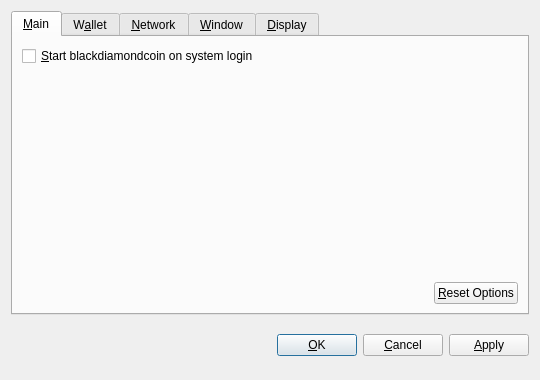
<?xml version="1.0" encoding="UTF-8"?>
<ui version="4.0">
 <class>OptionsDialog</class>
 <widget class="QDialog" name="OptionsDialog">
  <property name="geometry">
   <rect>
    <x>0</x>
    <y>0</y>
    <width>540</width>
    <height>380</height>
   </rect>
  </property>
  <property name="windowTitle">
   <string>Options</string>
  </property>
  <property name="modal">
   <bool>true</bool>
  </property>
  <layout class="QVBoxLayout" name="verticalLayout">
   <item>
    <widget class="QTabWidget" name="tabWidget">
     <property name="tabPosition">
      <enum>QTabWidget::North</enum>
     </property>
     <property name="currentIndex">
      <number>0</number>
     </property>
     <widget class="QWidget" name="tabMain">
      <attribute name="title">
       <string>&amp;Main</string>
      </attribute>
      <layout class="QVBoxLayout" name="verticalLayout_Main">
       <item>
        <widget class="QCheckBox" name="bitcoinAtStartup">
         <property name="toolTip">
          <string>Automatically start blackdiamondcoin after logging in to the system.</string>
         </property>
         <property name="text">
          <string>&amp;Start blackdiamondcoin on system login</string>
         </property>
        </widget>
       </item>
       <item>
        <spacer name="verticalSpacer_Main">
         <property name="orientation">
          <enum>Qt::Vertical</enum>
         </property>
         <property name="sizeHint" stdset="0">
          <size>
           <width>20</width>
           <height>40</height>
          </size>
         </property>
        </spacer>
       </item>
       <item>
        <layout class="QHBoxLayout" name="horizontalLayout_2_Main">
         <item>
          <spacer name="horizontalSpacer_2_Main">
           <property name="orientation">
            <enum>Qt::Horizontal</enum>
           </property>
           <property name="sizeHint" stdset="0">
            <size>
             <width>40</width>
             <height>20</height>
            </size>
           </property>
          </spacer>
         </item>
         <item>
          <widget class="QPushButton" name="resetButton">
           <property name="toolTip">
            <string>Reset all client options to default.</string>
           </property>
           <property name="text">
            <string>&amp;Reset Options</string>
           </property>
           <property name="autoDefault">
            <bool>false</bool>
           </property>
          </widget>
         </item>
        </layout>
       </item>
      </layout>
     </widget>
     <widget class="QWidget" name="tabWallet">
      <attribute name="title">
       <string>W&amp;allet</string>
      </attribute>
      <layout class="QVBoxLayout" name="verticalLayout_Network">
       <item>
        <widget class="QLabel" name="transactionFeeInfoLabel">
         <property name="text">
          <string>Optional transaction fee per kB that helps make sure your transactions are processed quickly. Most transactions are 1 kB.</string>
         </property>
         <property name="textFormat">
          <enum>Qt::PlainText</enum>
         </property>
         <property name="wordWrap">
          <bool>true</bool>
         </property>
        </widget>
       </item>
       <item>
        <layout class="QHBoxLayout" name="horizontalLayout_1_Main">
         <item>
          <widget class="QLabel" name="transactionFeeLabel">
           <property name="text">
            <string>Pay transaction &amp;fee</string>
           </property>
           <property name="textFormat">
            <enum>Qt::PlainText</enum>
           </property>
           <property name="buddy">
            <cstring>transactionFee</cstring>
           </property>
          </widget>
         </item>
         <item>
          <widget class="BitcoinAmountField" name="transactionFee"/>
         </item>
         <item>
          <spacer name="horizontalSpacer_1_Main">
           <property name="orientation">
            <enum>Qt::Horizontal</enum>
           </property>
           <property name="sizeHint" stdset="0">
            <size>
             <width>40</width>
             <height>20</height>
            </size>
           </property>
          </spacer>
         </item>
        </layout>
       </item>
       <item>
        <widget class="QLabel" name="label">
         <property name="text">
          <string>If you disable the spending of unconfirmed change, the change from a transaction cannot be used until that transaction has at least one confirmation. This also affects how your balance is computed.</string>
         </property>
         <property name="wordWrap">
          <bool>true</bool>
         </property>
        </widget>
       </item>
       <item>
        <widget class="QCheckBox" name="spendZeroConfChange">
         <property name="text">
          <string>Spend unconfirmed change  (experts only)</string>
         </property>
        </widget>
       </item>
       <item>
        <spacer name="verticalSpacer">
         <property name="orientation">
          <enum>Qt::Vertical</enum>
         </property>
         <property name="sizeHint" stdset="0">
          <size>
           <width>20</width>
           <height>40</height>
          </size>
         </property>
        </spacer>
       </item>
      </layout>
     </widget>
     <widget class="QWidget" name="tabNetwork">
      <attribute name="title">
       <string>&amp;Network</string>
      </attribute>
      <layout class="QVBoxLayout" name="verticalLayout_Network">
       <item>
        <widget class="QCheckBox" name="mapPortUpnp">
         <property name="toolTip">
          <string>Automatically open the blackdiamondcoin client port on the router. This only works when your router supports UPnP and it is enabled.</string>
         </property>
         <property name="text">
          <string>Map port using &amp;UPnP</string>
         </property>
        </widget>
       </item>
       <item>
        <widget class="QCheckBox" name="connectSocks">
         <property name="toolTip">
          <string>Connect to the blackdiamondcoin network through a SOCKS proxy (e.g. when connecting through Tor).</string>
         </property>
         <property name="text">
          <string>&amp;Connect through SOCKS proxy:</string>
         </property>
        </widget>
       </item>
       <item>
        <layout class="QHBoxLayout" name="horizontalLayout_Network">
         <item>
          <widget class="QLabel" name="proxyIpLabel">
           <property name="text">
            <string>Proxy &amp;IP:</string>
           </property>
           <property name="textFormat">
            <enum>Qt::PlainText</enum>
           </property>
           <property name="buddy">
            <cstring>proxyIp</cstring>
           </property>
          </widget>
         </item>
         <item>
          <widget class="QValidatedLineEdit" name="proxyIp">
           <property name="maximumSize">
            <size>
             <width>140</width>
             <height>16777215</height>
            </size>
           </property>
           <property name="toolTip">
            <string>IP address of the proxy (e.g. 127.0.0.1)</string>
           </property>
          </widget>
         </item>
         <item>
          <widget class="QLabel" name="proxyPortLabel">
           <property name="text">
            <string>&amp;Port:</string>
           </property>
           <property name="textFormat">
            <enum>Qt::PlainText</enum>
           </property>
           <property name="buddy">
            <cstring>proxyPort</cstring>
           </property>
          </widget>
         </item>
         <item>
          <widget class="QLineEdit" name="proxyPort">
           <property name="maximumSize">
            <size>
             <width>55</width>
             <height>16777215</height>
            </size>
           </property>
           <property name="toolTip">
            <string>Port of the proxy (e.g. 9050)</string>
           </property>
          </widget>
         </item>
         <item>
          <widget class="QLabel" name="socksVersionLabel">
           <property name="text">
            <string>SOCKS &amp;Version:</string>
           </property>
           <property name="textFormat">
            <enum>Qt::PlainText</enum>
           </property>
           <property name="buddy">
            <cstring>socksVersion</cstring>
           </property>
          </widget>
         </item>
         <item>
          <widget class="QValueComboBox" name="socksVersion">
           <property name="toolTip">
            <string>SOCKS version of the proxy (e.g. 5)</string>
           </property>
          </widget>
         </item>
         <item>
          <spacer name="horizontalSpacer_Network">
           <property name="orientation">
            <enum>Qt::Horizontal</enum>
           </property>
           <property name="sizeHint" stdset="0">
            <size>
             <width>40</width>
             <height>20</height>
            </size>
           </property>
          </spacer>
         </item>
        </layout>
       </item>
       <item>
        <spacer name="verticalSpacer_Network">
         <property name="orientation">
          <enum>Qt::Vertical</enum>
         </property>
         <property name="sizeHint" stdset="0">
          <size>
           <width>20</width>
           <height>40</height>
          </size>
         </property>
        </spacer>
       </item>
      </layout>
     </widget>
     <widget class="QWidget" name="tabWindow">
      <attribute name="title">
       <string>&amp;Window</string>
      </attribute>
      <layout class="QVBoxLayout" name="verticalLayout_Window">
       <item>
        <widget class="QCheckBox" name="minimizeToTray">
         <property name="toolTip">
          <string>Show only a tray icon after minimizing the window.</string>
         </property>
         <property name="text">
          <string>&amp;Minimize to the tray instead of the taskbar</string>
         </property>
        </widget>
       </item>
       <item>
        <widget class="QCheckBox" name="minimizeOnClose">
         <property name="toolTip">
          <string>Minimize instead of exit the application when the window is closed. When this option is enabled, the application will be closed only after selecting Quit in the menu.</string>
         </property>
         <property name="text">
          <string>M&amp;inimize on close</string>
         </property>
        </widget>
       </item>
       <item>
        <spacer name="verticalSpacer_Window">
         <property name="orientation">
          <enum>Qt::Vertical</enum>
         </property>
         <property name="sizeHint" stdset="0">
          <size>
           <width>20</width>
           <height>40</height>
          </size>
         </property>
        </spacer>
       </item>
      </layout>
     </widget>
     <widget class="QWidget" name="tabDisplay">
      <attribute name="title">
       <string>&amp;Display</string>
      </attribute>
      <layout class="QVBoxLayout" name="verticalLayout_Display">
       <item>
        <layout class="QHBoxLayout" name="horizontalLayout_1_Display">
         <item>
          <widget class="QLabel" name="langLabel">
           <property name="text">
            <string>User Interface &amp;language:</string>
           </property>
           <property name="textFormat">
            <enum>Qt::PlainText</enum>
           </property>
           <property name="buddy">
            <cstring>lang</cstring>
           </property>
          </widget>
         </item>
         <item>
          <widget class="QValueComboBox" name="lang">
           <property name="toolTip">
            <string>The user interface language can be set here. This setting will take effect after restarting blackdiamondcoin.</string>
           </property>
          </widget>
         </item>
        </layout>
       </item>
       <item>
        <layout class="QHBoxLayout" name="horizontalLayout_2_Display">
         <item>
          <widget class="QLabel" name="unitLabel">
           <property name="text">
            <string>&amp;Unit to show amounts in:</string>
           </property>
           <property name="textFormat">
            <enum>Qt::PlainText</enum>
           </property>
           <property name="buddy">
            <cstring>unit</cstring>
           </property>
          </widget>
         </item>
         <item>
          <widget class="QValueComboBox" name="unit">
           <property name="toolTip">
            <string>Choose the default subdivision unit to show in the interface and when sending coins.</string>
           </property>
          </widget>
         </item>
        </layout>
       </item>
       <item>
        <widget class="QCheckBox" name="displayAddresses">
         <property name="toolTip">
          <string>Whether to show blackdiamondcoin addresses in the transaction list or not.</string>
         </property>
         <property name="text">
          <string>&amp;Display addresses in transaction list</string>
         </property>
        </widget>
       </item>
       <item>
        <widget class="QCheckBox" name="coinControlFeatures">
         <property name="toolTip">
          <string>Whether to show coin control features or not.</string>
         </property>
         <property name="text">
          <string>Display coin &amp;control features (experts only!)</string>
         </property>
        </widget>
       </item>
       <item>
        <spacer name="verticalSpacer_Display">
         <property name="orientation">
          <enum>Qt::Vertical</enum>
         </property>
         <property name="sizeHint" stdset="0">
          <size>
           <width>20</width>
           <height>40</height>
          </size>
         </property>
        </spacer>
       </item>
      </layout>
     </widget>
    </widget>
   </item>
   <item>
    <layout class="QHBoxLayout" name="horizontalLayout_Buttons">
     <item>
      <spacer name="horizontalSpacer_1">
       <property name="orientation">
        <enum>Qt::Horizontal</enum>
       </property>
       <property name="sizeHint" stdset="0">
        <size>
         <width>40</width>
         <height>48</height>
        </size>
       </property>
      </spacer>
     </item>
     <item>
      <widget class="QLabel" name="statusLabel">
       <property name="font">
        <font>
         <weight>75</weight>
         <bold>true</bold>
        </font>
       </property>
       <property name="text">
        <string/>
       </property>
       <property name="textFormat">
        <enum>Qt::PlainText</enum>
       </property>
       <property name="wordWrap">
        <bool>true</bool>
       </property>
      </widget>
     </item>
     <item>
      <spacer name="horizontalSpacer_2">
       <property name="orientation">
        <enum>Qt::Horizontal</enum>
       </property>
       <property name="sizeHint" stdset="0">
        <size>
         <width>40</width>
         <height>48</height>
        </size>
       </property>
      </spacer>
     </item>
     <item>
      <widget class="QPushButton" name="okButton">
       <property name="text">
        <string>&amp;OK</string>
       </property>
      </widget>
     </item>
     <item>
      <widget class="QPushButton" name="cancelButton">
       <property name="text">
        <string>&amp;Cancel</string>
       </property>
       <property name="autoDefault">
        <bool>false</bool>
       </property>
      </widget>
     </item>
     <item>
      <widget class="QPushButton" name="applyButton">
       <property name="text">
        <string>&amp;Apply</string>
       </property>
       <property name="autoDefault">
        <bool>false</bool>
       </property>
      </widget>
     </item>
    </layout>
   </item>
  </layout>
 </widget>
 <customwidgets>
  <customwidget>
   <class>BitcoinAmountField</class>
   <extends>QSpinBox</extends>
   <header>bitcoinamountfield.h</header>
  </customwidget>
  <customwidget>
   <class>QValueComboBox</class>
   <extends>QComboBox</extends>
   <header>qvaluecombobox.h</header>
  </customwidget>
  <customwidget>
   <class>QValidatedLineEdit</class>
   <extends>QLineEdit</extends>
   <header>qvalidatedlineedit.h</header>
  </customwidget>
 </customwidgets>
 <resources/>
 <connections/>
</ui>
